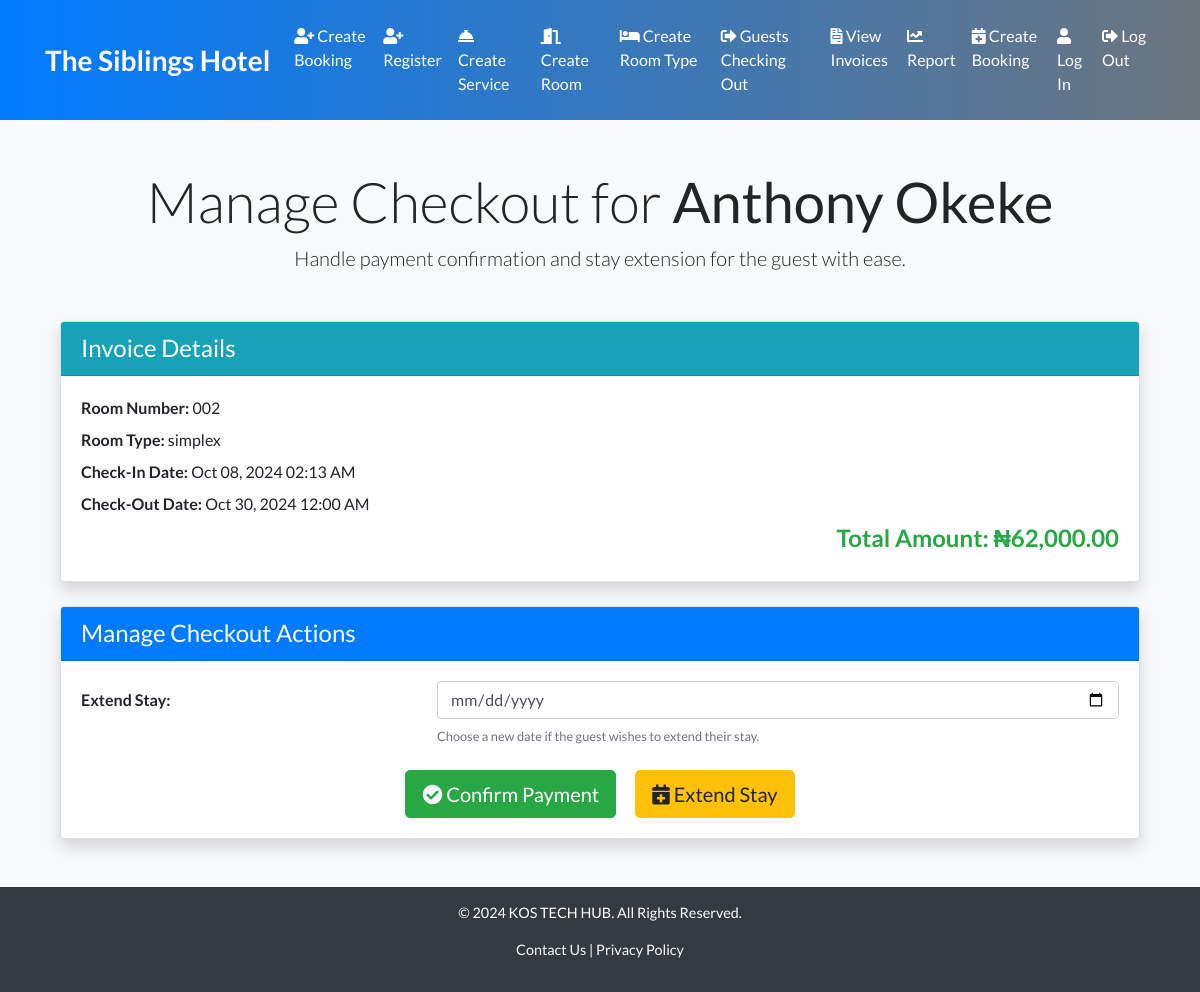
/guests/checkout/2/2/ (signed in), run on the app's committed database.
### hotel/models.py (models this page shows, shortened)
class Guest(models.Model):
    title = models.CharField(max_length=10, choices=[('Mr', 'Mr', ), ('Mrs', 'Mrs'), ('Miss', 'Miss')], blank=True, null=True)
    first_name = models.CharField(max_length=100)
    middle_name = models.CharField(max_length=100, blank=True, null=True)  # New field for middle name
    last_name = models.CharField(max_length=100)
    email = models.CharField(max_length=255, blank=True, null=True)  # Change to CharField to allow plain text
    phone_number = models.CharField(max_length=15)
    home_address = models.CharField(max_length=500)
    occupation = models.CharField(max_length=500)
    valid_id = models.BooleanField(default=False, blank=True, null=True)  # New boolean field for ID verification
    passport_number = models.CharField(max_length=50, blank=True, null=True)  # New field for passport number if the guest is a foreigner
    next_of_kin_phone_number = models.CharField(max_length=15, blank=True, null=True)  # New field for next of kin phone number
    car_plate_number = models.CharField(max_length=50, blank=True, null=True)  # New field for car plate number

class Invoice(models.Model):
    booking = models.OneToOneField('Booking', on_delete=models.CASCADE)
    services = models.ManyToManyField('Service', blank=True, through='InvoiceService')
    invoice_number = models.CharField(max_length=50, unique=True, blank=True, null=True)  # Unique Invoice Number
    total_services_cost = models.DecimalField(max_digits=10, decimal_places=2, default=0.00)
    invoice_date = models.DateTimeField(default=timezone.now)
    total_amount = models.DecimalField(max_digits=10, decimal_places=2, default=0.00)
    @property
    def total_cost(self):
        total_services_cost = sum([item.service.price * item.quantity for item in self.invoiceservice_set.all()])
        return self.booking.total_amount + total_services_cost

class Booking(models.Model):
    room = models.ForeignKey(Room, on_delete=models.CASCADE)
    guest = models.ForeignKey(Guest, on_delete=models.CASCADE)
    check_in = models.DateTimeField()
    check_out = models.DateTimeField()
    actual_check_out = models.DateTimeField(blank=True, null=True)  # Track actual checkout time
    total_amount = models.DecimalField(max_digits=10, decimal_places=2, default=0.00)

class Room(models.Model):
    room_number = models.CharField(max_length=10)
    room_type = models.ForeignKey(RoomType, on_delete=models.CASCADE)
    is_occupied = models.BooleanField(default=False)

class RoomType(models.Model):
    name = models.CharField(max_length=100)
    description = models.TextField(blank=True, null=True)
    price_per_night = models.DecimalField(max_digits=10, decimal_places=2)

class InvoiceService(models.Model):
    invoice = models.ForeignKey('Invoice', on_delete=models.CASCADE)
    service = models.ForeignKey(Service, on_delete=models.CASCADE)
    quantity = models.PositiveIntegerField(default=1)  # Track quantity of each service

class Service(models.Model):
    name = models.CharField(max_length=100)
    price = models.DecimalField(max_digits=10, decimal_places=2)

### hotel/views.py (the view, shortened to what this page needs)
# urls.py: path('guests/checkout/<int:guest_id>/<int:invoice_id>/', views.checkout_guest, name='checkout_guest'),
@login_required
def checkout_guest(request, guest_id, invoice_id):
    guest = get_object_or_404(Guest, id=guest_id)
    invoice = get_object_or_404(Invoice, id=invoice_id)
    booking = invoice.booking
    return render(request, 'hotel/checkout_guest.html', {'guest': guest, 'invoice': invoice})

### hotel/templatetags/currency_filters.py (called while the page is built)
@register.filter(name='currency_naira')
def currency_naira(value):
    try:
        return f"₦{value:,.2f}"
    except (ValueError, TypeError):
        return "₦0.00"

### hotel/templates/hotel/checkout_guest.html (shortened to what this page needs)
{% extends 'hotel/base.html' %}
{% load currency_filters %}
{% block content %}
<div class="container my-5">
    <div class="text-center mb-5">
        <h1 class="display-4">Manage Checkout for <strong>{{ guest.first_name }} {{ guest.last_name }}</strong></h1>
        <p class="lead">Handle payment confirmation and stay extension for the guest with ease.</p>
    </div>
    <div class="card shadow mb-4">
        <div class="card-header bg-info text-white">
            <h2 class="h4 mb-0">Invoice Details</h2>
        </div>
        <div class="card-body">
            <p class="mb-2"><strong>Room Number:</strong> {{ invoice.booking.room.room_number }}</p>
            <p class="mb-2"><strong>Room Type:</strong> {{ invoice.booking.room.room_type.name }}</p>
            <p class="mb-2"><strong>Check-In Date:</strong> {{ invoice.booking.check_in|date:"M d, Y h:i A" }}</p>
            <p class="mb-2"><strong>Check-Out Date:</strong> <span id="current-checkout">{{ invoice.booking.check_out|date:"M d, Y h:i A" }}</span></p>
            <h4 class="text-right text-success"><strong>Total Amount: <span id="total-amount">{{ invoice.total_cost|currency_naira }}</span></strong></h4>
        </div>
    </div>
    <div class="card shadow">
        <div class="card-header bg-primary text-white">
            <h2 class="h4 mb-0">Manage Checkout Actions</h2>
        </div>
        <div class="card-body">
            <form method="post">
                <div class="form-group row">
                    <label for="new_check_out" class="col-sm-4 col-form-label"><strong>Extend Stay:</strong></label>
                    <div class="col-sm-8">
                        <input type="date" id="new_check_out" name="new_check_out" class="form-control mb-2" placeholder="Select new check-out date">
                        <small class="form-text text-muted">Choose a new date if the guest wishes to extend their stay.</small>
                    </div>
                </div>
                <div class="text-center mt-4">
                    <button type="submit" name="action" value="confirm_payment" class="btn btn-success btn-lg mr-3">
                        <i class="fas fa-check-circle"></i> Confirm Payment
                    </button>
                    <button type="submit" name="action" value="extend_stay" class="btn btn-warning btn-lg">
                        <i class="fas fa-calendar-plus"></i> Extend Stay
                    </button>
                </div>
            </form>
        </div>
    </div>
</div>
<link rel="stylesheet" href="https://cdnjs.cloudflare.com/ajax/libs/font-awesome/5.15.4/css/all.min.css">
{% endblock %}

### hotel/templates/hotel/base.html (style rules this page uses)
body, html { font-family: 'Lato', sans-serif; background-color: #f8f9fa; }

### data on the page
Guest: first_name "Anthony", last_name "Okeke"
Invoice: booking.room.room_number "002", booking.room.room_type.name "simplex", booking.check_in "Oct 08, 2024 02:13 AM", booking.check_out "Oct 30, 2024 12:00 AM", total_cost "₦62,000.00"
